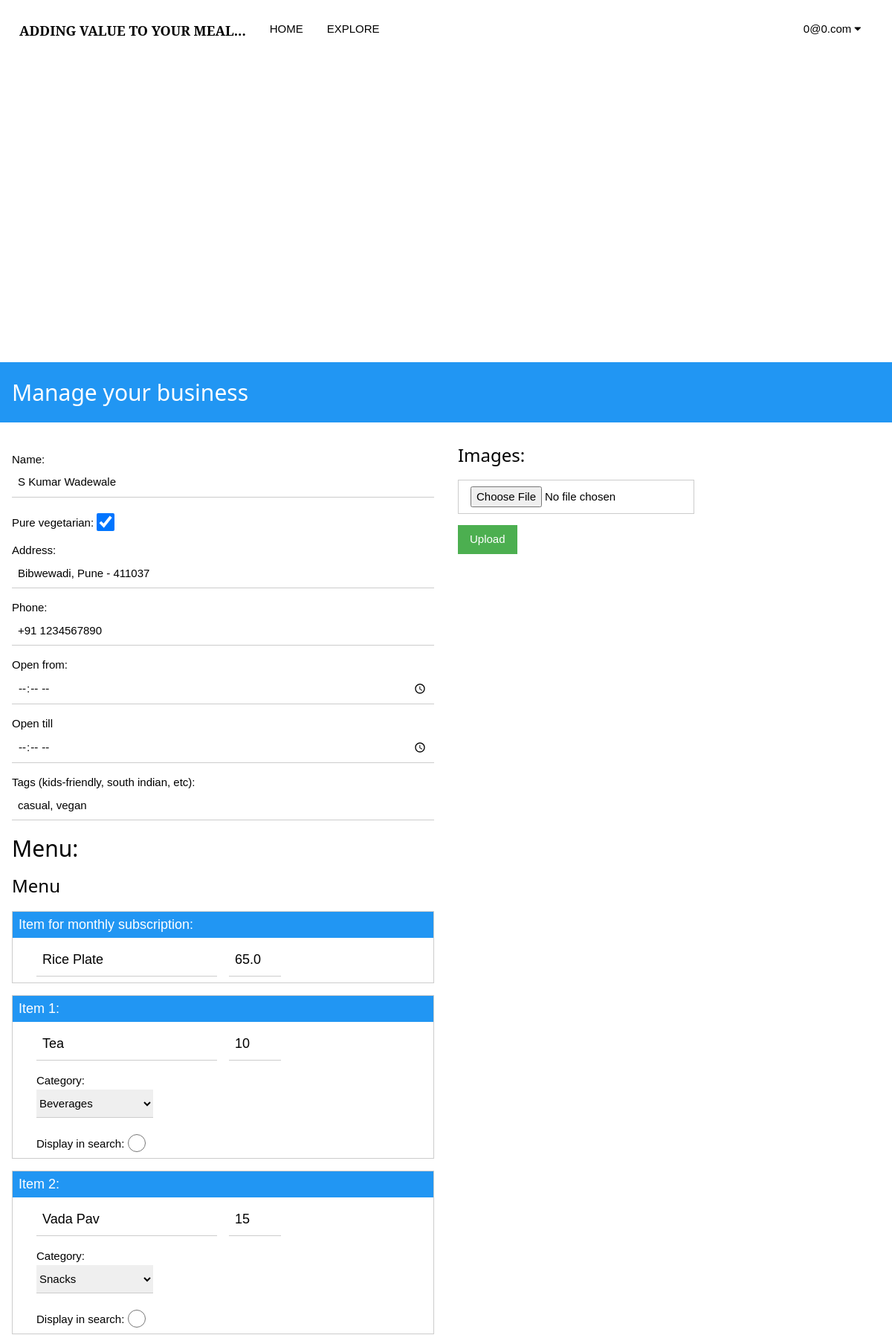
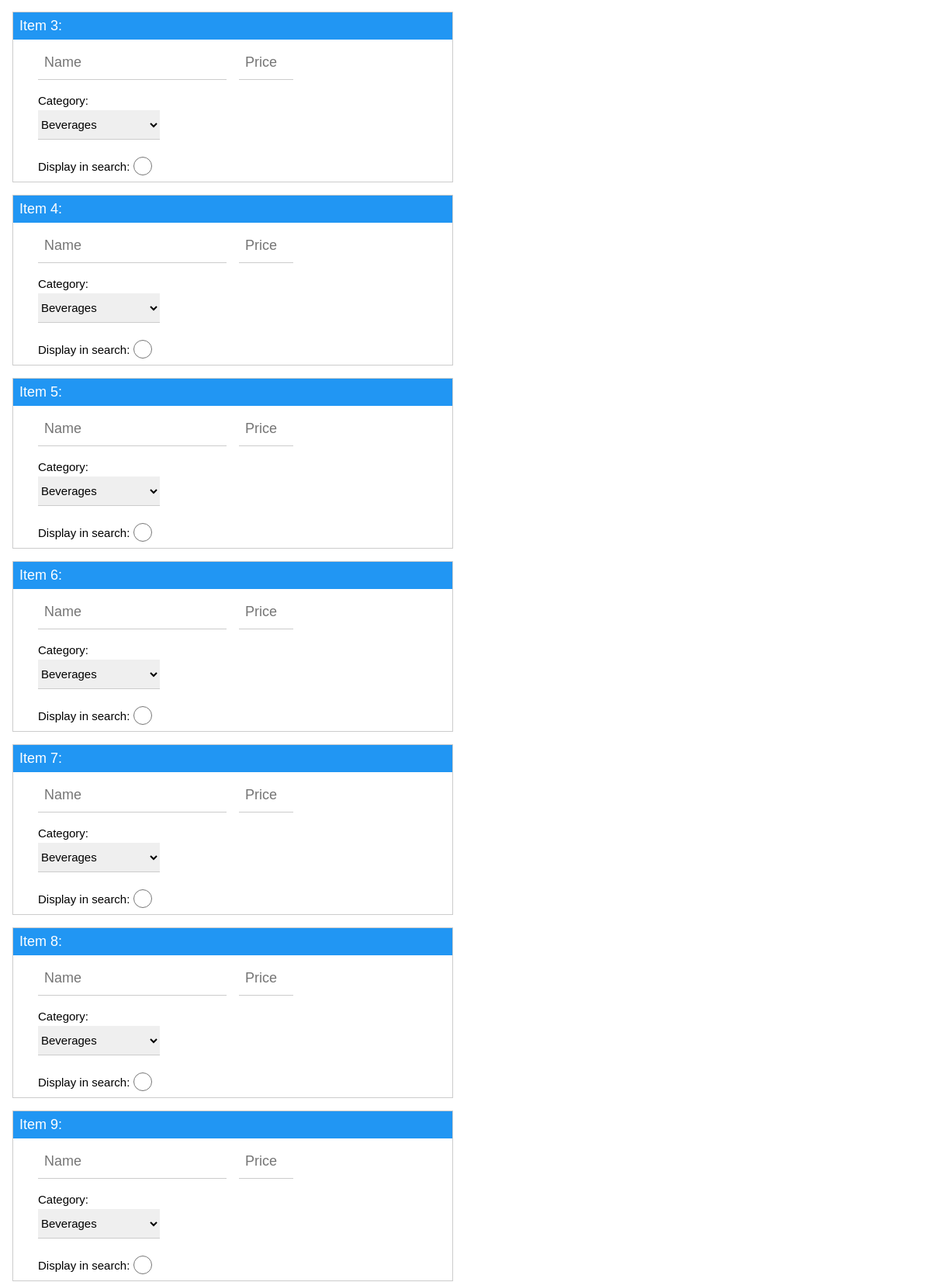
The app's page /user/restaurant (signed in, upper part) with its own data (2 pictures, top to bottom).
### main.py (models this page shows)
class UsersDB(db.Model):
	id = db.Column(db.Integer, primary_key=True)
	first_name = db.Column(db.String(20), nullable=False)
	last_name = db.Column(db.String(20), nullable=False)
	password = db.Column(db.String(128), unique=True)
	email = db.Column(db.String(80))
	account_type = db.Column(db.String(80))
	verified = db.Column(db.Boolean)
	restaurant = db.Column(db.Integer)
	subscriptions = db.Column(db.String(300))

class RestaurantsDB(db.Model):
	id = db.Column(db.Integer, primary_key=True, unique=True)
	name = db.Column(db.String(80))
	menu = db.Column(db.String(80))
	rating = db.Column(db.Integer)
	address = db.Column(db.String(80))
	phone = db.Column(db.String(20))
	opening_timing = db.Column(db.String(80))
	closing_timing = db.Column(db.String(80))
	tags = db.Column(db.String(80))
	owner = db.Column(db.Integer)
	images = db.relationship('ImagesDB', backref='parent_rest')
	monthly_items = db.Column(db.String(300))
	vegetarian = db.Column(db.Boolean)
	average_cost = db.Column(db.Float)
	orders = db.Column(db.String)
	main_menu_name = db.Column(db.String)
	main_menu_price = db.Column(db.Float)

### main.py (the view, shortened to what this page needs)
@app.route("/user/restaurant", methods=["POST", "GET"])
def user_restaurant():
	if not "user" in session:
		return redirect(url_for("logout"))
	else:
		loggedIn = [session["username"], session["account_type"], session["user"]]
	currentUser = UsersDB.query.filter_by(email=session["user"]).first()
	if not currentUser:
		flash("Please login again!!", "error")
		return redirect(url_for("logout"))
	if currentUser.account_type == "Regular":
		flash("Permission denied (You don't have a business account)!!", "error")
		return redirect(url_for("subscriptions", logged_in=[session["username"], session["account_type"]]))
	currentRest = RestaurantsDB.query.filter_by(owner=currentUser.id).first()
	if not currentRest:
		currentRest = {key: "" for key in ["name", "address", "phone",  "opening_timing","closing_timing", "tags", "rating"]}
		list_menu = [("", "", "Other", 0) for i in range(15)]
		list_menu[0] = ("", "", "Other", 1)
	else:
		list_menu = [tuple(item.split("~")) for item in currentRest.menu.split("| ")]
	print("MENU", list_menu)
	return render_template("user_restaurant.html", logged_in=loggedIn, account_type=session["account_type"], restaurant=currentRest, menu=list_menu)

### templates/user_restaurant.html (shortened to what this page needs)
{% extends "base.html" %}
{% block content %}
	{% if account_type == "Business" %}
		<div class="w3-blue w3-padding">
			<h2>Manage your business</h2>
		</div>
		<form method="post" class="w3-container w3-half	w3-margin-top w3-padding">
			<p>
				<label>Name: </label>
				<input type="text" class="w3-input" name="text_name" value="{{ restaurant.name }}" />
			</p>
			<p>
				<label>Pure vegetarian: </label>
				<input type="checkbox" class="w3-check" name="checkbox_vegetarian" value="{{ restaurant.vegetarian }}"
				{% if restaurant.vegetarian %}
					checked
				{% endif %}	/>
			</p>
			<p>
				<label>Address: </label>
				<input type="text" class="w3-input" name="text_address" value="{{ restaurant.address }}" />
			</p>
			<p>
				<label>Phone: </label>
				<input type="tel" class="w3-input" name="text_phone" value="{{ restaurant.phone }}" pattern="+91[0-9]*10" />
			</p>
			<p>
				<label>Open from: </label>
				<input type="time" class="w3-input" name="text_timing_opening" value="{{ restaurant.opening_timing }}" />
			</p>
			<p>
				<label>Open till </label>
				<input type="time" class="w3-input" name="text_timing_closing" value="{{ restaurant.closing_timing }}" />
			</p>
			<p>
				<label>Tags (kids-friendly, south indian, etc): </label>
				<input type="text" class="w3-input" name="text_tags" value="{{ restaurant.tags }}" />
			</p>
			<h2>Menu:</h2>
			<h3>Menu</h3>
			<div class="w3-border w3-margin-top">
				<div class="w3-container w3-padding-small w3-large w3-blue">
						<label>Item for monthly subscription:</label>
				</div>
				<div class="w3-container w3-padding">
					<div class="w3-row-padding w3-large">
						<div class="w3-col l6">
							<input type="text" class="w3-input" name="main_menu_name" placeholder="Name" value="{{ restaurant.main_menu_name }}" />
						</div>
						<div class="w3-col l2">
							<input type="text" class="w3-input " name="main_menu_price" size="10%" placeholder="Price" value="{{ restaurant.main_menu_price }}" />
						</div>
					</div>
				</div>
			</div>
			{% for i in range(10) %}
				<div class="w3-border w3-margin-top">
					<div class="w3-container w3-padding-small w3-large w3-blue">
							<label>Item {{i+1}}: </label>
					</div>
					<div class="w3-container w3-padding">
						<div class="w3-row-padding w3-large">
							<div class="w3-col l6">
								<input type="text" class="w3-input" name="text_menu_name_{{i}}" placeholder="Name" value="{{ menu[i][0] }}" />
							</div>
							<div class="w3-col l2">
								<input type="text" class="w3-input " name="text_menu_price_{{i}}" size="10%"placeholder="Price" value="{{ menu[i][1] }}" />
							</div>
						</div>
						<div class="w3-row-padding w3-margin-top">
							<div class="w3-col l4">
								<label>Category: </label>
								<select class="w3-select" name="dropdown_categories_{{i}}">
									{% for category in ["Beverages", "Ice cream", "Roti and Paratha", "Snacks", "Soups", "Other"]%}
										<option value="{{category}}"
										{% if menu[i][3] == category %}
											selected
										{% endif %} >{{category}}</option>
									{% endfor %}
								</select>
							</div>
						</div>
						<div class="w3-row-padding w3-margin-top">
							<div class="w3-col l4">
								<label for="radio_search_display_{{i}}">Display in search: </label>
								<input type="radio" class="w3-radio" name="radio_search_display" value="radio_search_display_{{i}}" id="radio_search_display_{{i}}"
								 />
							</div>
						</div>
					</div>
				</div>
			{% endfor %}
		</form>
		<form method="post", enctype="multipart/form-data" class="w3-container w3-half w3-margin-top">
			<h3>Images:</h3>
			<p>
				<input type="file" class="w3-button w3-border" name="file_image" accept="image/*"
				 />
			</p>
			<p>
				<input type="submit" name="button_image" class="w3-button w3-green" value="Upload"
				 />
			</p>
		</form>
	{% endif %}
{% endblock %}

### templates/base.html (shortened to what this page needs)
<html>
<head>
	<link rel="stylesheet" href="{{ url_for('static', filename='style/base.css') }}">
	<link rel="stylesheet" href="{{ url_for('static', filename='style/w3css.css')}}">
    <link rel="stylesheet" href="https://cdnjs.cloudflare.com/ajax/libs/font-awesome/4.7.0/css/font-awesome.min.css">
</head>
<body>
<div class="w3-bar navbar w3-acp-dark-white"style="height: 13vh;display:block;justify-content:space-between;overflow: hidden;align-items: center;text-transform: uppercase;padding: 20px 10px !important;">
	<p class="w3-bar-item w3-large" style="margin: 0">
		<b style="font-family: 'Noto Serif', serif;">Adding value to your meal...</b>
	</p>
	<a href="/home" class="w3-bar-item w3-button">Home</a>
	<a href="/search?text_query_name=" class="w3-bar-item w3-button">Explore</a>
	{% if logged_in %}
		<div class="w3-dropdown-click w3-right w3-margin-right">
			<button class="w3-button" onclick="displayUserSettings()">
				{{ logged_in[0] }} <i class="fa fa-caret-down"></i>
			</button>
		</div>
	{% else %}
		<button class="w3-bar-item w3-button w3-right w3-hover-blue" onclick="document.getElementById('signup_modal').style.display='block'">Register</a>
		<button class="w3-bar-item w3-button w3-right  w3-hover-green" onclick="document.getElementById('login_modal').style.display='block'">Login</a>
	{% endif %}
</div>
<main>
	{% block content %}{% endblock %}
</main>
</body>
</html>

### static/style/w3css.css (style rules this page uses)
html { box-sizing:border-box }
*,*:before,*:after { box-sizing:inherit }
html { -ms-text-size-adjust:100%;-webkit-text-size-adjust:100% }
body { margin:0 }
article,aside,details,figcaption,figure,footer,header,main,menu,nav,section { display:block }
a { background-color:transparent }
b,strong { font-weight:bolder }
button,input,select,textarea,optgroup { font:inherit;margin:0 }
button,input { overflow:visible }
button,select { text-transform:none }
button,[type=button],[type=reset],[type=submit] { -webkit-appearance:button }
[type=checkbox],[type=radio] { padding:0 }
html,body { font-family:Verdana,sans-serif;font-size:15px;line-height:1.5 }
html { overflow-x:hidden }
h2 { font-size:30px }
h3 { font-size:24px }
h1,h2,h3,h4,h5,h6 { font-family:"Segoe UI",Arial,sans-serif;font-weight:400;margin:10px 0 }
a { color:inherit }
.w3-btn,.w3-button { border:none;display:inline-block;padding:8px 16px;vertical-align:middle;overflow:hidden;text-decoration:none;color:inherit;background-color:inherit;text-align:center;cursor:pointer;white-space:nowrap }
.w3-btn,.w3-button { -webkit-touch-callout:none;-webkit-user-select:none;-khtml-user-select:none;-moz-user-select:none;-ms-user-select:none;user-select:none }
.w3-input { padding:8px;display:block;border:none;border-bottom:1px solid #ccc;width:100% }
.w3-select { padding:9px 0;width:100%;border:none;border-bottom:1px solid #ccc }
.w3-dropdown-click,.w3-dropdown-hover { position:relative;display:inline-block;cursor:pointer }
.w3-check,.w3-radio { width:24px;height:24px;position:relative;top:6px }
.w3-bar { width:100%;overflow:hidden }
.w3-bar .w3-bar-item { padding:8px 16px;float:left;width:auto;border:none;display:block;outline:0 }
.w3-bar .w3-dropdown-hover,.w3-bar .w3-dropdown-click { position:static;float:left }
.w3-bar .w3-button { white-space:normal }
.w3-container:after,.w3-container:before,.w3-panel:after,.w3-panel:before,.w3-row:after,.w3-row:before,.w3-row-padding:after,.w3-row-padding:before, .w3-cell-row:before,.w3-cell-row:after,.w3-clear:after,.w3-clear:before,.w3-bar:before,.w3-bar:after { content:"";display:table;clear:both }
.w3-col,.w3-half,.w3-third,.w3-twothird,.w3-threequarter,.w3-quarter { float:left;width:100% }
@media (min-width:601px) { .w3-col.m6,.w3-half { width:49.99999% } }
@media (min-width:993px) { .w3-col.l2 { width:16.66666% } }
@media (min-width:993px) { .w3-col.l4 { width:33.33333% } }
@media (min-width:993px) { .w3-col.l6 { width:49.99999% } }
.w3-row-padding,.w3-row-padding>.w3-half,.w3-row-padding>.w3-third,.w3-row-padding>.w3-twothird,.w3-row-padding>.w3-threequarter,.w3-row-padding>.w3-quarter,.w3-row-padding>.w3-col { padding:0 8px }
.w3-container,.w3-panel { padding:0.01em 16px }
.w3-large { font-size:18px!important }
.w3-border { border:1px solid #ccc!important }
.w3-margin-top { margin-top:16px!important }
.w3-margin-right { margin-right:16px!important }
.w3-padding-small { padding:4px 8px!important }
.w3-padding { padding:8px 16px!important }
.w3-right { float:right!important }
.w3-blue,.w3-hover-blue:hover { color:#fff!important;background-color:#2196F3!important }
.w3-green,.w3-hover-green:hover { color:#fff!important;background-color:#4CAF50!important }

### records on screen
UsersDB: email "0@0.com"
RestaurantsDB: text_name "S Kumar Wadewale", vegetarian "☑", text_address "Bibwewadi, Pune - 411037", text_phone "+91 1234567890", text_tags "casual, vegan", main_menu_name "Rice Plate", main_menu_price "65.0", button_image "Upload"

### other values on screen
{{ i+1 }} "1" "2" "3" "4" "5" "6" "7" "8" "9"
form field value "Beverages"
form field value "Snacks"
